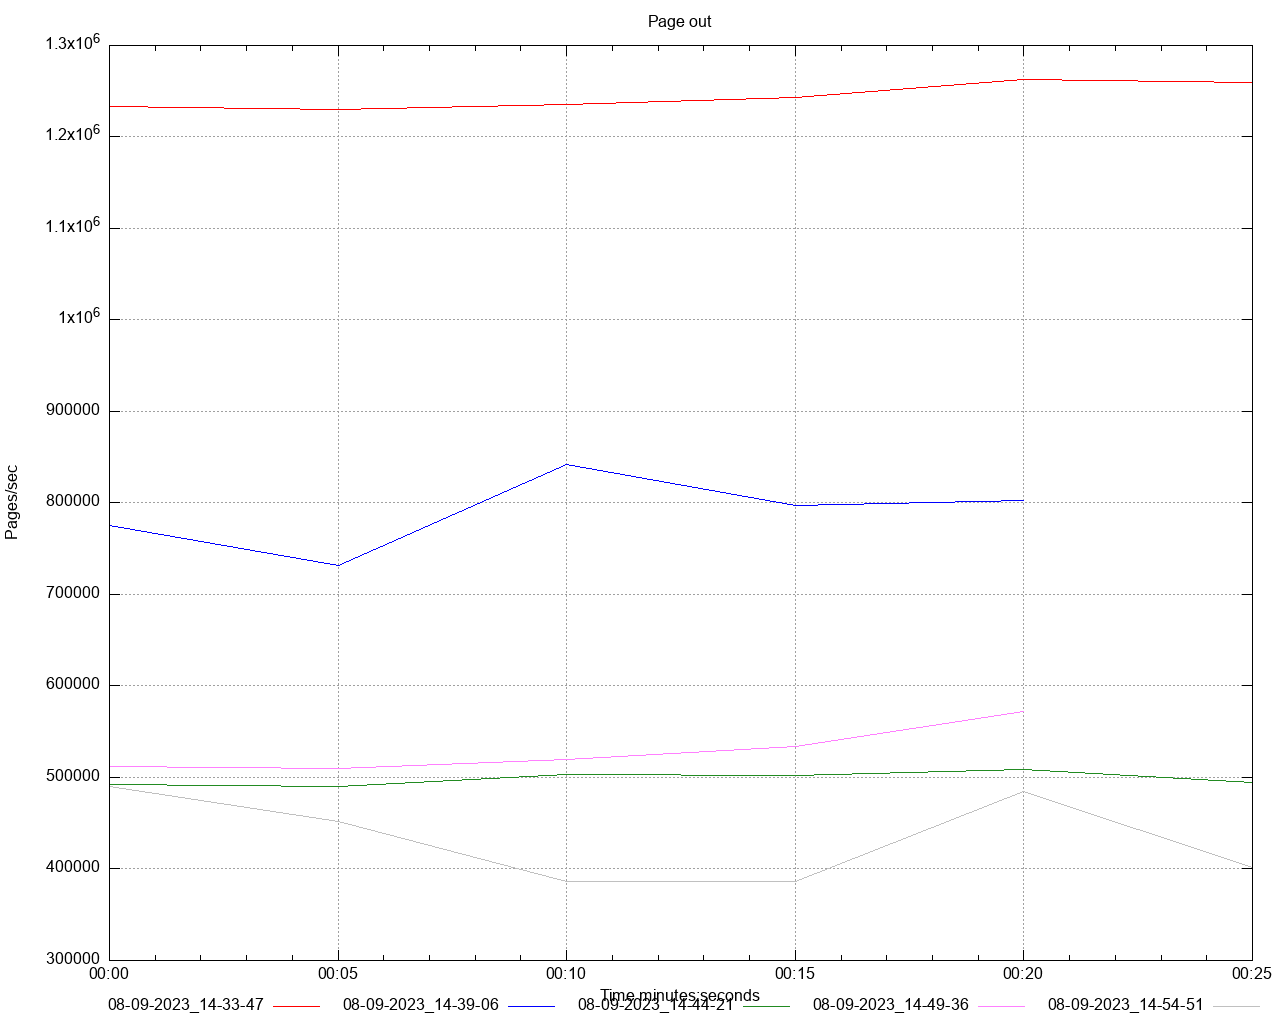

Reproduce this figure in gnuplot.
set title 'Page out' noenhanced
set style data lines
set datafile separator ","
set terminal png size 1280,1024
set grid
set key below
set xdata time
set timefmt "%s"
offset = 0
t0(x)=(offset=($0==0) ? x : offset, x - offset)
set xlabel 'Time minutes:seconds'
set ylabel 'Pages/sec'
set output '/Users/gbarnett/git/hazelcast-simulator/atomiclong-3node-member/atomicreference/dstat/page_out_A2.png'
plot \
   '/Users/gbarnett/git/hazelcast-simulator/atomiclong-3node-member/atomicreference/data/page_out_A2_1.data' using (t0(timecolumn(1))):2 title "08-09-2023_14-33-47" noenhanced lt rgb "red", \
   '/Users/gbarnett/git/hazelcast-simulator/atomiclong-3node-member/atomicreference/data/page_out_A2_2.data' using (t0(timecolumn(1))):2 title "08-09-2023_14-39-06" noenhanced lt rgb "blue", \
   '/Users/gbarnett/git/hazelcast-simulator/atomiclong-3node-member/atomicreference/data/page_out_A2_3.data' using (t0(timecolumn(1))):2 title "08-09-2023_14-44-21" noenhanced lt rgb "forest-green", \
   '/Users/gbarnett/git/hazelcast-simulator/atomiclong-3node-member/atomicreference/data/page_out_A2_4.data' using (t0(timecolumn(1))):2 title "08-09-2023_14-49-36" noenhanced lt rgb "orchid", \
   '/Users/gbarnett/git/hazelcast-simulator/atomiclong-3node-member/atomicreference/data/page_out_A2_5.data' using (t0(timecolumn(1))):2 title "08-09-2023_14-54-51" noenhanced lt rgb "grey", \
